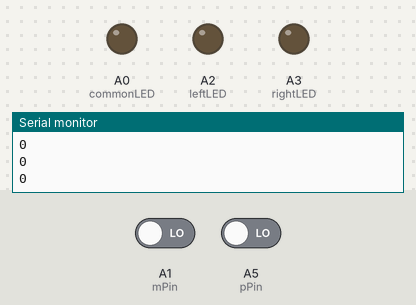
A sketch run on a simulated Arduino Nano, built with avr-gcc and run on an emulated ATmega328P. Parts: output pins drawn as LEDs (lit = HIGH), the last lines printed to the serial monitor. Dashed ring = blinking. The test bench sets the inputs (shaded band); at power-on: A1 (mPin) LOW, A5 (pPin) LOW.

Above: at 1.3 s.
1.4 s: A1 (mPin) driven HIGH
At 1.62 s:
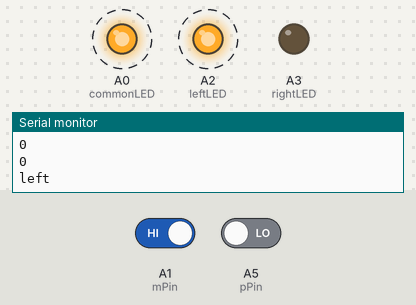
4.4 s: A5 (pPin) driven HIGH
At 4.87 s:
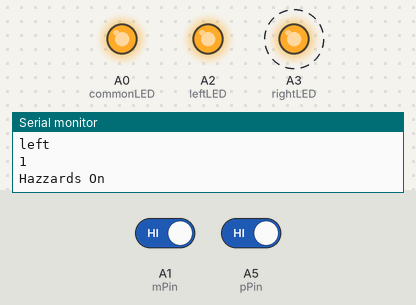
7.4 s: A1 (mPin) driven LOW
At 8.12 s:
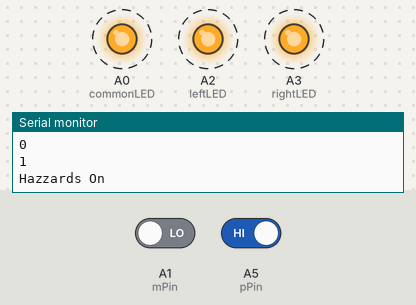
Timing chart, 0 to 16.4 s (numbered marks = the images above; inputs shaded):
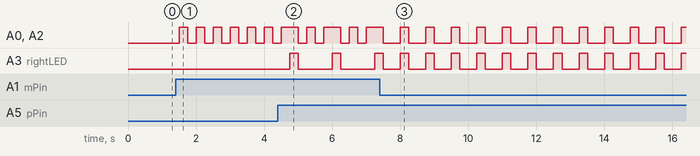

The sketch:

Blink-o-Rama_Sam_Kingston_.ino
```cpp
/*
  Blink-o-Rama
  Sam Kingston
  DIGF-3010-001 Advanced Wearable Electronics
  OCAD University
  Created on 2022-02-09
*/

//DECLARING PINS AND VARIABLES
const int rightLED = A3;
const int commonLED = A0;
const int leftLED = A2;
int tPin = A6;
int iPin = A7;
int mPin = A1;
int pPin = A5;
int pinkyButton = 0;
int indexButton = 0;
int middleButton = 0;
int hazzardCount = 0;


void setup() {
  //IDENTIFYING PINS AS EITHER INPUT OR OUTPUT
  pinMode(rightLED, OUTPUT);
  pinMode(commonLED, OUTPUT);
  pinMode(leftLED, OUTPUT);
  pinMode(tPin, OUTPUT);
  pinMode(iPin, INPUT);
  pinMode(mPin, INPUT);

  digitalWrite(tPin, HIGH);         //THUMB PIN IS SET TO HIGH TO TRIGGER CONDUCTIVE FABRIC ON OTHER FINGERS

  Serial.begin(9600);
}

void loop() {

  indexButton = digitalRead(iPin);        //CHECK STATUS OF INDEX PIN
  middleButton = digitalRead(mPin);       //CHECK STATUS OF MIDDLE PIN

  if (indexButton == HIGH) {    //IF INDEX PIN RETURNS HIGH, RUN THE RIGHT TURN FUNCTION
    rightTurn();
  }

  if (middleButton == HIGH) {   //IF MIDDLE PIN RETURNS HIGH, RUN THE LEFT TURN FUNCTION
    leftTurn();
  }

  hazzardCounter();   //RUN THE HAZARD COUNTER FUNCTION ON EACH LOOP
}

void hazzardCounter() {

  pinkyButton = digitalRead(pPin);    //CHECK STATUS OF PINKY PIN

  if (pinkyButton == HIGH) {  //IF PINKY PIN RETURNS HIGH, INCREASE HAZZARD COUNT VARIABLE BY 1
    hazzardCount += 1;
  }

  if (hazzardCount > 1) {   //IF HAZZARD COUNTER IS ABOVE ONE, SET HAZZARD COUNTER BACK TO 0.
    hazzardCount = 0;       //THIS ENSURES THAT HAZZARD COUNT TOGGLES BETWEEN 0 AND ONE EACH TIME IT'S ACTIVATED
  }

  Serial.println(hazzardCount);
  Hazzards();     //RUN THE HAZZARD FUNCTION
}

void leftTurn() {   //LOOPS ONLY ONCE-USER CAN HOLD AND RELEASE FINGER FOR THE DURATION OF THE SIGNAL
  Serial.println("left");
  digitalWrite(leftLED, HIGH);
  digitalWrite(commonLED, HIGH);
  delay(250);
  digitalWrite(leftLED, LOW);
  digitalWrite(commonLED, LOW);
  //delay(250);----------NO DELAY NEEDED-HAZZARD FUNCTION TAKES CARE OF THIS
}

void rightTurn() {  //LOOPS ONLY ONCE-USER CAN HOLD AND RELEASE FINGER FOR THE DURATION OF THE SIGNAL
  Serial.println("right");
  digitalWrite(rightLED, HIGH);
  digitalWrite(commonLED, HIGH);
  delay(250);
  digitalWrite(rightLED, LOW);
  digitalWrite(commonLED, LOW);
  //delay(250);----------NO DELAY NEEDED-HAZZARD FUNCTION TAKES CARE OF THIS
}

void Hazzards() {

  if (hazzardCount == 1) {    //LOOPS WITH ALL LEDS FLASHING SO LONG AS PINKY TOGGLE REMAINS ACTIVATED
    Serial.println("Hazzards On");
    digitalWrite(rightLED, HIGH);
    digitalWrite(commonLED, HIGH);
    digitalWrite(leftLED, HIGH);
    delay(250);
    digitalWrite(rightLED, LOW);
    digitalWrite(commonLED, LOW);
    digitalWrite(leftLED, LOW);
    delay(250);
  }


  else {    //ONCE TOGGLE IS PRESSED FOR A SECOND TIME, TURN AND KEEP OFF ALL LEDS
    digitalWrite(rightLED, LOW);
    digitalWrite(commonLED, LOW);
    digitalWrite(leftLED, LOW);
    delay(250);   //KEEPS LEDS FROM BEING SET TO LOW TOO FREQUENTLY RESULTING IN UNDESIREABLE RESULTS
    //THIS DELAY REPLACES THE LAST DELAY IN THE RIGHT AND LEFT TURN FUNCTIONS BECAUSE OF THE ORDER THAT THE FUNCTIONS LOOP/
  }
}
```

Measured:
- after the input at 1.4 s, A0 (commonLED), A2 (leftLED): alternates HIGH for 0.25 s and LOW for 0.25 s, starting after 0.10 s
- after the input at 4.4 s, A3 (rightLED): alternates HIGH for 0.25 s and LOW for 1.0 s, starting after 0.35 s
- after the input at 7.4 s, A3 (rightLED): alternates HIGH for 0.25 s and LOW for 0.50 s, starting after 0.60 s
